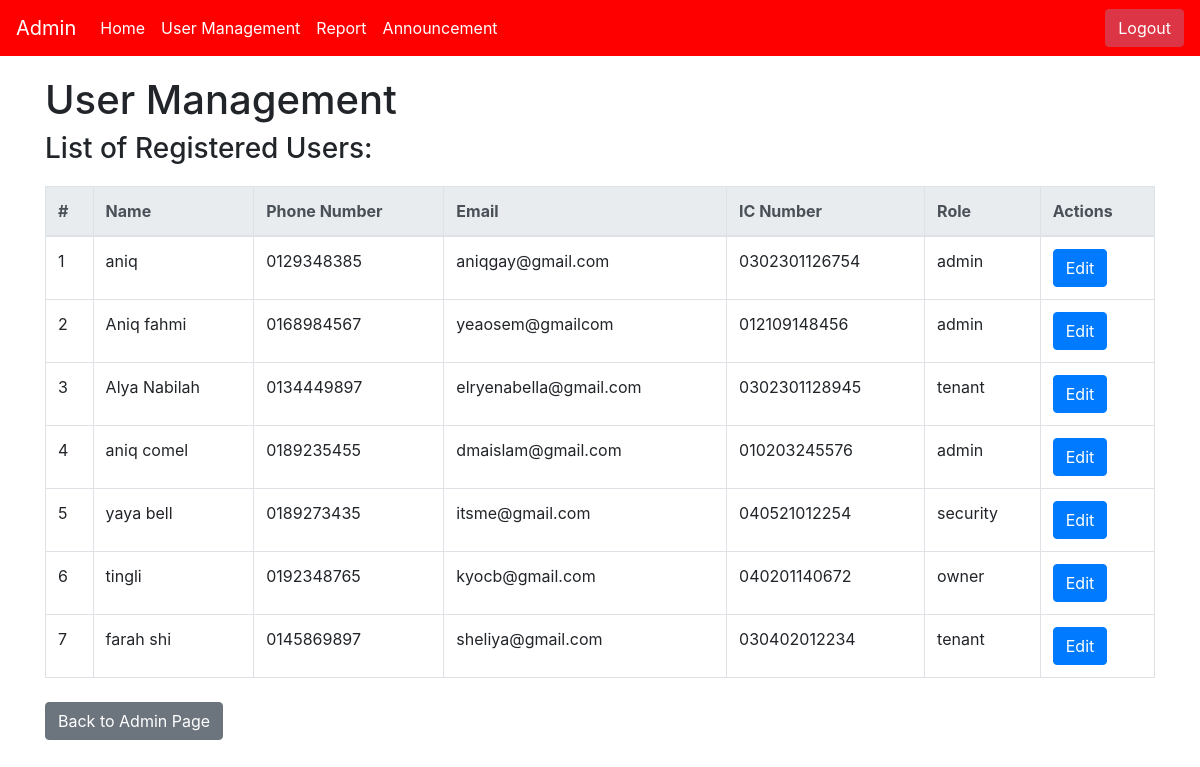
The app's page /user_management with its own data.
### app.py (models this page shows)
class User(db.Model):
    __tablename__ = 'users'
    id = db.Column(db.Integer, primary_key=True)
    name = db.Column(db.String(100), nullable=False)
    phone_number = db.Column(db.String(20), nullable=False, unique=True)
    email = db.Column(db.String(120), nullable=False, unique=True)
    ic_number = db.Column(db.String(20), nullable=False, unique=True)
    password = db.Column(db.String(60), nullable=False)
    role = db.Column(db.String(10), nullable=False)
    qr_code = db.Column(db.String(255))

### app.py (the view)
@app.route('/user_management')
def user_management():
    users = User.query.all()
    return render_template('user_management.html', users=users)

### templates/user_management.html (shortened to what this page needs)
<!DOCTYPE html>
<html lang="en">
<head>
    <link rel="stylesheet" href="https://cdn.jsdelivr.net/npm/bootstrap@4.3.1/dist/css/bootstrap.min.css">
</head>
<body>
    <nav class="navbar navbar-expand-lg navbar-light" style="background-color: #FF0000; color: white;">
        <a class="navbar-brand" href="#" style="color: white;">Admin</a>
        <div class="collapse navbar-collapse" id="navbarNav">
          <ul class="navbar-nav">
            <li class="nav-item active">
              <a class="nav-link" href="#" style="color: white;">Home <span class="sr-only">(current)</span></a>
            </li>
            <li class="nav-item">
              <a class="nav-link" href="{{ url_for('user_management') }}" style="color: white;">User Management</a>
            </li>
            <li class="nav-item">
              <a class="nav-link" href="{{ url_for('view_incident_reports') }}" style="color: white;">Report</a>
            </li>
            <li class="nav-item">
              <a class="nav-link" href="{{ url_for('view_announcements') }}" style="color: white;">Announcement</a>
          </li>
          </ul>
        </div>
        <form class="form-inline my-2 my-lg-0 ml-auto" action="{{ url_for('logout') }}" method="post">
          <button type="submit" class="btn btn-danger">Logout</button>
        </form>
    </nav>
    <div class="container">
        <h1>User Management</h1>
        <div>
            <h3>List of Registered Users:</h3>
            <table class="table table-bordered">
                <thead class="thead-light">
                    <tr>
                        <th>#</th>
                        <th>Name</th>
                        <th>Phone Number</th>
                        <th>Email</th>
                        <th>IC Number</th>
                        <th>Role</th>
                        <th>Actions</th>
                    </tr>
                </thead>
                <tbody>
                    {% for user in users %}
                    <tr>
                        <td>{{ user.id }}</td>
                        <td>{{ user.name }}</td>
                        <td>{{ user.phone_number }}</td>
                        <td>{{ user.email }}</td>
                        <td>{{ user.ic_number }}</td>
                        <td>{{ user.role }}</td>
                        <td>
                            <a href="{{ url_for('edit_user', user_id=user.id) }}" class="btn btn-primary">Edit</a>
                        </td>
                    </tr>
                    {% endfor %}
                </tbody>
            </table>
        </div>
    </div>
    <div class="container mt-4">
        <a href="{{ url_for('admin_page') }}" class="btn btn-secondary">Back to Admin Page</a>
    </div>
</body>
</html>

### templates/user_management.html (style rules this page uses)
.container { margin-top: 20px; }
.table { margin-top: 20px; }
th, td { padding: 8px; }

### records on screen
User: id "1", name "aniq", phone_number "0129348385", email "aniqgay@gmail.com", ic_number "0302301126754", role "admin"
User: id "2", name "Aniq fahmi", phone_number "0168984567", email "yeaosem@gmailcom", ic_number "012109148456", role "admin"
User: id "3", name "Alya Nabilah", phone_number "0134449897", email "elryenabella@gmail.com", ic_number "0302301128945", role "tenant"
User: id "4", name "aniq comel", phone_number "0189235455", email "dmaislam@gmail.com", ic_number "010203245576", role "admin"
User: id "5", name "yaya bell", phone_number "0189273435", email "itsme@gmail.com", ic_number "040521012254", role "security"
User: id "6", name "tingli", phone_number "0192348765", email "kyocb@gmail.com", ic_number "040201140672", role "owner"
User: id "7", name "farah shi", phone_number "0145869897", email "sheliya@gmail.com", ic_number "030402012234", role "tenant"
